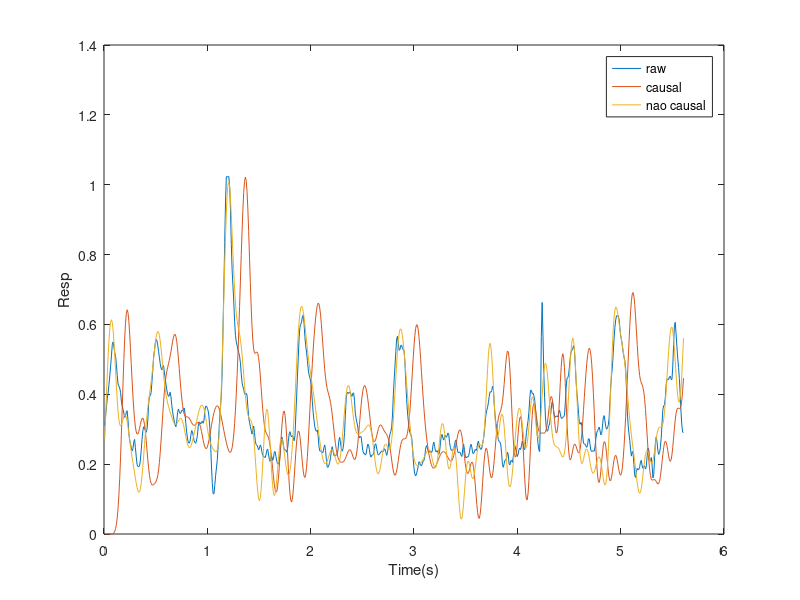

Source code (MATLAB):
load Resp_noise1.mat
fs = 125;
N = length(resp_noise1);
t = (1:N)/fs;

[b, a] = butter(14, 0.15);

y_ca = filter(b,a,resp_noise1);
y_nc = filtfilt(b,a,resp_noise1);

plot(t,resp);hold on;
plot(t,y_ca);
plot(t,y_nc);hold off;
xlabel('Time(s)');ylabel('Resp');
legend('raw','causal','nao causal');
